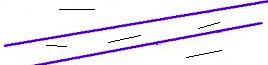
%> input picture example2.png, 268 x 65 px, given in place of example2.jpg, which was not available
$ octave rotate.m   (GNU Octave 9; MATLAB toolbox functions it lacks are replaced by stand-ins)
%> lines starting %> are read from the running program, lines starting %| are printed output that depends on the picture; pictures that were not available may be replaced by others from this repository, and a replacement may not be noted
%> further down, I is the input picture: size 65x268x3 uint8; mean R, G, B 238.6, 233.2, 246.2
### rot.m
function [im loc] = rot( I )

level=graythresh(I)-0.25
%> level = 0.346
BW=im2bw(I,level);
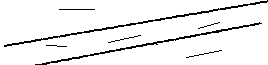
%> BW: size 65x268 logical; 93.5% white; black in thin lines or dots
BW = edge(BW, 'canny',level);
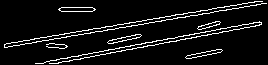
%> BW: size 65x268 logical; 7.7% white in thin lines or dots
[H,theta,rho] = hough(BW);
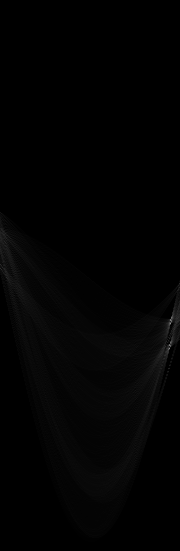
%> H: size 551x180 double; min 0, max 139, mean 2.4
%> theta = 180 values from -90 to 89; rho = 551 values from -275 to 275
P = houghpeaks(H,5,'Threshold', 0.5*max(H(:)));
%> P = [349 170; 324 171; 342 172; 317 173]
x = theta(P(:,2));
%> x = [79 80 81 82]
y = rho(P(:,1));
%> y = [73 48 66 41]
lines = houghlines(BW,theta,rho,P,'FillGap',5,'MinLength',7);
%> lines = empty struct
%figure, imshow(I), hold on
max_len = 0;
lenline=[]
for k = 1:length(lines)
    lenline=[lenline sqrt(abs((lines(k).point1(1)-lines(k).point2(1))^2 + (lines(k).point1(2)-lines(k).point2(2))^2))]
   xy = [lines(k).point1; lines(k).point2];
   % Определение конечной точки
   len = norm(lines(k).point1 - lines(k).point2);
   if ( len > max_len)
      max_len = len;
      xy_long = xy;
   end
end
%> this loop made 0 passes
%> after the loop, max_len = 0
[xmax,imax]=max(lenline)
%> xmax = []; imax = []
lenline(imax)=0
[xmax1,imax1] =max(lenline)
%> xmax1 = []; imax1 = []
%> the run ends on the next line
line1= [lines(imax).point1 lines(imax).point2]
line2 = [lines(imax1).point1 lines(imax1).point2]

a=sqrt(abs((lines(imax).point1(1)-lines(imax).point2(1))^2 + (lines(imax).point1(2)-lines(imax).point2(2))^2))
b=sqrt(abs((lines(imax).point1(1)-lines(imax).point2(1))^2 + (lines(imax).point1(2)-lines(imax).point1(2))^2))
a2 = sqrt(abs((lines(imax1).point1(1)-lines(imax1).point2(1))^2 + (lines(imax1).point1(2)-lines(imax1).point2(2))^2))
b2 = sqrt(abs((lines(imax1).point1(1)-lines(imax1).point2(1))^2 + (lines(imax1).point1(2)-lines(imax1).point1(2))^2))

fi=real(acos(b/a))*180/pi
fi2 = real(acos(b2/a2))*180/pi
if (lines(imax).point1(2)+lines(imax).point2(2))>(lines(imax1).point1(2)+lines(imax1).point2(2))
i1=imrotate(I,-fi,'bilinear');
i2 = imrotate(BW,-fi,'bilinear');
else
    i1=imrotate(I,-fi2,'bilinear');
i2 = imrotate(BW,-fi2,'bilinear');
end
[H,theta,rho] = hough(i2);
 P = houghpeaks(H,5,'threshold',ceil(0.3*max(H(:))));
x = theta(P(:,2));
y = rho(P(:,1));
lines = houghlines(i2,theta,rho,P,'FillGap',5,'MinLength',7);
max_len = 0;
lenline=[]
for k = 1:length(lines)
    lenline=[lenline sqrt(abs((lines(k).point1(1)-lines(k).point2(1))^2 + (lines(k).point1(2)-lines(k).point2(2))^2))]
   xy = [lines(k).point1; lines(k).point2];
   % Определение конечной точки
   len = norm(lines(k).point1 - lines(k).point2);
   if ( len > max_len)
      max_len = len;
      xy_long = xy;
   end
end
[xmax,imax]=max(lenline)
lenline(imax)=0
[xmax1,imax1] =max(lenline)
%line1= [lines(imax).point1 lines(imax).point2]
%line2 = [lines(imax1).point1 lines(imax1).point2]
figure(2),imshow(i1)
figure(3),imshow(i2)
im=i1
if lines(imax).point1(2)==lines(imax).point2(2)
loc=[lines(imax1).point1 lines(imax1).point2]
else
    loc=[lines(imax).point1 lines(imax).point2]
end
end

### rotate.m
filename = 'example2.jpg'
I = imread(filename);
[im loc]=rot(I);

$ run again, with example.png copied over example2.png
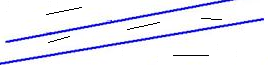
%> input picture example.png, 268 x 65 px, given in place of example2.jpg, which was not available
%> I is the input picture: size 65x268x3 uint8; mean R, G, B 236, 235.8, 246.3
%> level = 0.33
%> in rot, `BW=im2bw(I,level);`:
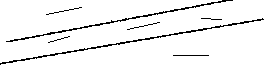
%> BW: size 65x268 logical; 94.5% white; black in thin lines or dots
%> in rot, `BW = edge(BW, 'canny',level);`:
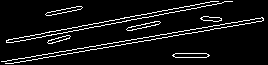
%> BW: size 65x268 logical; 7.4% white in thin lines or dots
%> theta = 180 values from -90 to 89; rho = 551 values from -275 to 275
%> P = [317 170; 341 171]
%> x = [79 80]
%> y = [41 65]
%> lines = empty struct
%> after the loop in rot, `for k = 1:length(lines)`: max_len = 0
%> xmax = []
